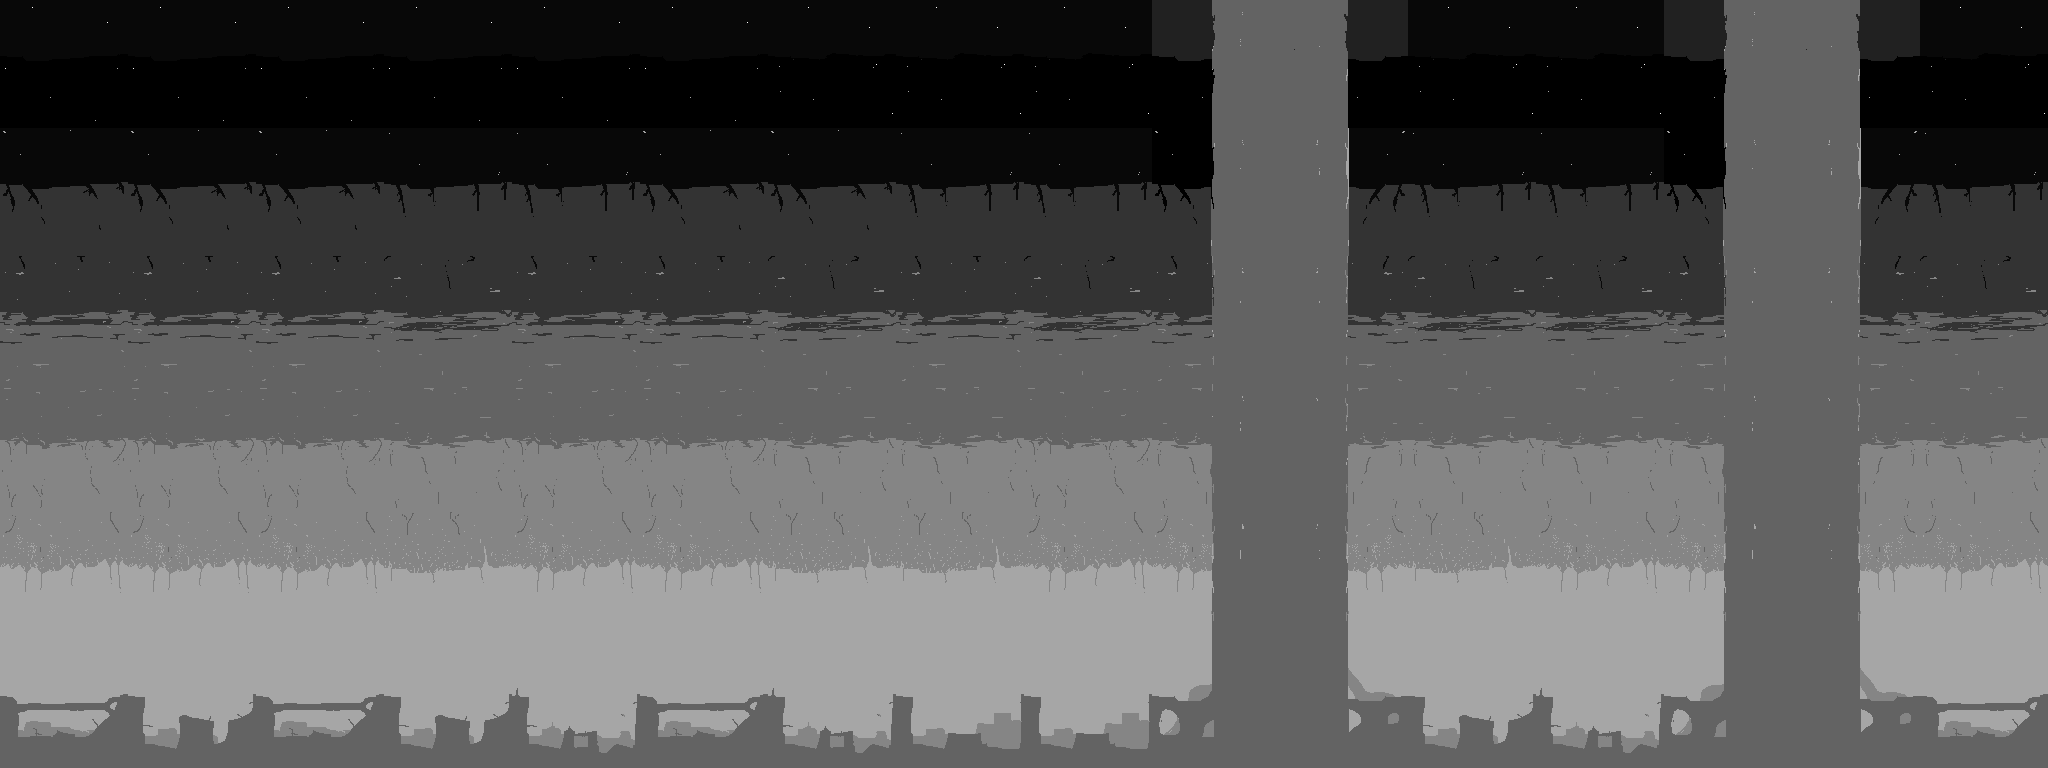

This is a level from a 2D game, rendered from its Tiled map with the project's own tilesets. A one-line summary and the complete map file follow:
An orthogonal 16x6 tile map with 128x128 px tiles, 1 tile layer (sky).

<map version="1.0" orientation="orthogonal" renderorder="right-down" width="16" height="6" tilewidth="128" tileheight="128" nextobjectid="1">
 <tileset firstgid="1" name="sky" tilewidth="128" tileheight="128">
  <image source="sky.png" width="2048" height="256" />
 </tileset>
 <layer name="sky" width="16" height="6">
  <data encoding="csv">
13,13,13,13,13,13,14,14,14,21,30,14,14,21,30,14,
11,11,11,12,12,11,11,12,12,20,29,12,12,20,29,12,
9,9,9,10,9,9,10,9,10,19,28,10,10,19,28,10,
7,7,7,8,7,7,8,8,7,18,27,8,8,18,27,8,
5,5,5,6,5,5,6,6,5,17,26,6,5,17,26,5,
1,2,1,2,3,1,3,4,4,15,24,2,3,15,24,1
</data>
 </layer>
</map>